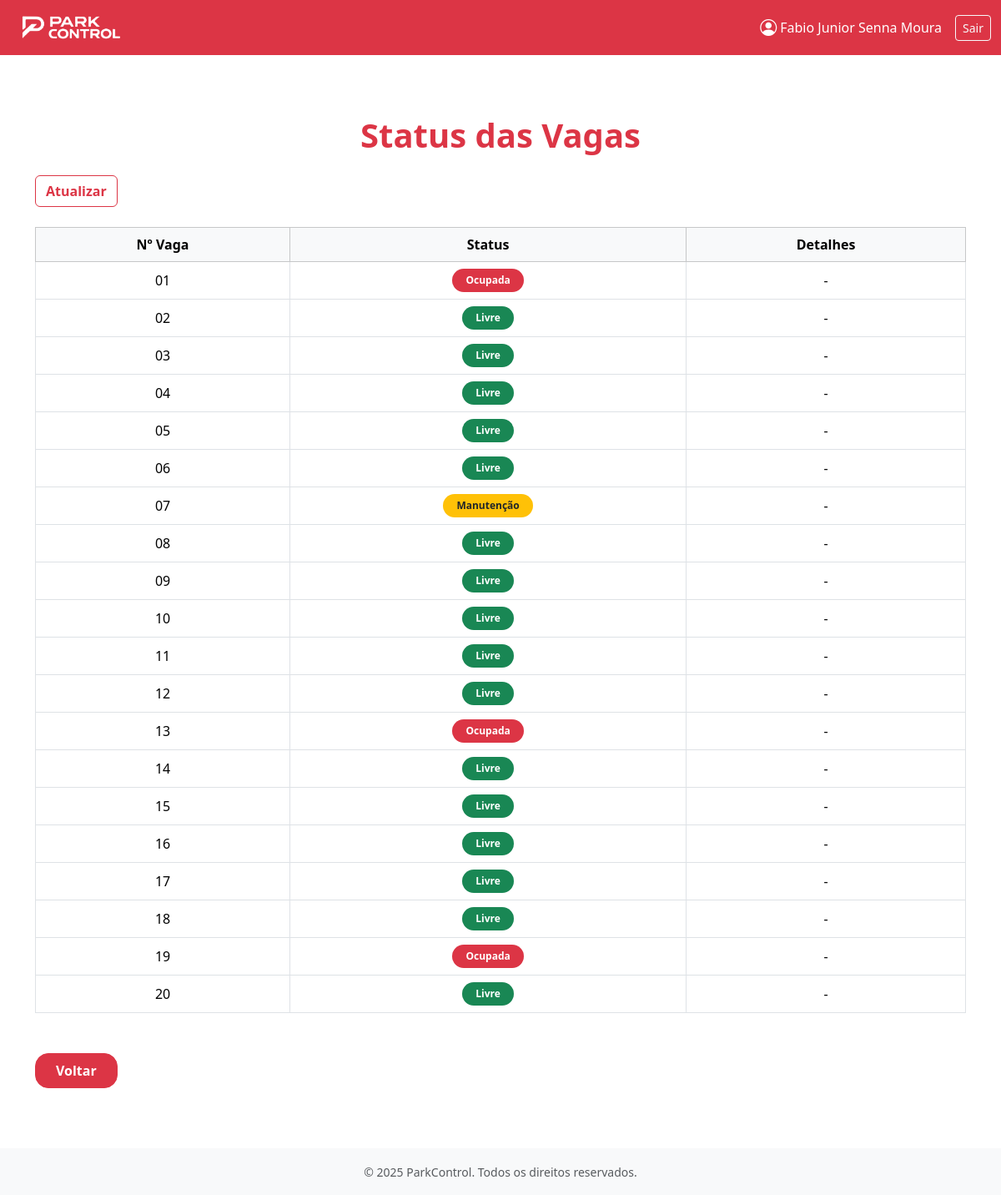
Screenshot of /vagas/status/ (signed in) with the database file from the repository.
### apps/usuarios/models.py (models this page shows)
class Usuario(AbstractUser):
    perfil_acesso = models.CharField(max_length=20, choices=[
        ('Administrador', 'Administrador'),
        ('Frentista', 'Frentista'),
        ('Contador', 'Contador')
    ])
    historico = HistoricalRecords()  # Adiciona histórico de alterações

### apps/vagas/models.py (models this page shows, shortened)
class Vaga(models.Model):
    numero = models.CharField(max_length=100)
    status = models.CharField(max_length=100, choices=[('Livre', 'Livre'), ('Manutenção', 'Manutenção'), ('Ocupada', 'Ocupada')], default='Livre')
    historico = HistoricalRecords()  # Adiciona histórico de alterações

### apps/vagas/views.py (the view)
# urls.py: path('status/', views.status_vagas_view, name='status_vagas'),
@login_required(login_url='login_parkcontrol')
def status_vagas_view(request):
    vagas = Vaga.objects.all().order_by('numero')
    return render(request, 'vagas/status_vagas.html', {'vagas': vagas})

### apps/vagas/templates/vagas/status_vagas.html (shortened to what this page needs)
{% extends 'base.html' %}
{% block content %}
<div class="container py-5">
    <h1 class="text-danger fw-bold mb-4 text-center">Status das Vagas</h1>
    <button class="btn btn-outline-danger fw-bold mb-4" onclick="atualizarVagas()">Atualizar</button>
    <table class="table table-bordered text-center align-middle">
        <thead class="table-light">
            <tr>
                <th>Nº Vaga</th>
                <th>Status</th>
                <th>Detalhes</th>
            </tr>
        </thead>
        <tbody id="tabela-vagas">
            {% for vaga in vagas %}
                <tr>
                    <td>{{ vaga.numero }}</td>
                    <td>
                        {% if vaga.status == 'Livre' %}
                            <span class="badge bg-success rounded-pill px-3 py-2">Livre</span>
                        {% elif vaga.status == 'Ocupada' %}
                            <span class="badge bg-danger rounded-pill px-3 py-2">Ocupada</span>
                        {% elif vaga.status == 'Manutenção' %}
                            <span class="badge bg-warning text-dark rounded-pill px-3 py-2">Manutenção</span>
                        {% else %}
                            {{ vaga.status }}
                        {% endif %}
                    </td>
                    <td>
                        <span id="detalhe-{{ vaga.id }}">-</span>
                    </td>
                </tr>
            {% endfor %}
        </tbody>
    </table>
    <div class="d-flex justify-content-between mt-5">
        <a href="{% url 'frentistas:gerenciar_vagas' %}" class="btn btn-danger px-4 py-2 rounded-4 fw-bold">Voltar</a>
    </div>
</div>
{% endblock %}

### base_templates/navbar.html (shortened to what this page needs)
{% load static %}
<nav class="navbar navbar-expand-lg navbar-dark bg-danger">
    <div class="container-fluid">
        <a class="navbar-brand d-flex align-items-center" href="{% url 'usuarios:home' %}">
            <img src="{% static 'images/logo-branca.png' %}" alt="Logo" class="me-2" style="height: 40px;">
        </a>
        <div class="collapse navbar-collapse" id="navbarContent">
            <div class="ms-auto d-flex align-items-center">
                {% if user.is_authenticated %}
                    <a href="{% url 'usuarios:perfil_usuario' %}" class="text-white text-decoration-none me-3 d-flex align-items-center">
                        <i class="bi bi-person-circle me-1 fs-5"></i>
                        {{ user.get_full_name|default:user.username }}
                    </a>
                    <a class="btn btn-outline-light btn-sm" href="{% url 'usuarios:logout_parkcontrol' %}">Sair</a>
                {% endif %}
            </div>
        </div>
    </div>
</nav>

### rows the page displays
Usuario: get_full_name "Fabio Junior Senna Moura"
Vaga: numero "01", status "Ocupada"
Vaga: numero "02", status "Livre"
Vaga: numero "03", status "Livre"
Vaga: numero "04", status "Livre"
Vaga: numero "05", status "Livre"
Vaga: numero "06", status "Livre"
Vaga: numero "07", status "Manutenção"
Vaga: numero "08", status "Livre"
Vaga: numero "09", status "Livre"
Vaga: numero "10", status "Livre"
Vaga: numero "11", status "Livre"
Vaga: numero "12", status "Livre"
Vaga: numero "13", status "Ocupada"
Vaga: numero "14", status "Livre"
Vaga: numero "15", status "Livre"
Vaga: numero "16", status "Livre"
Vaga: numero "17", status "Livre"
Vaga: numero "18", status "Livre"
Vaga: numero "19", status "Ocupada"
Vaga: numero "20", status "Livre"
